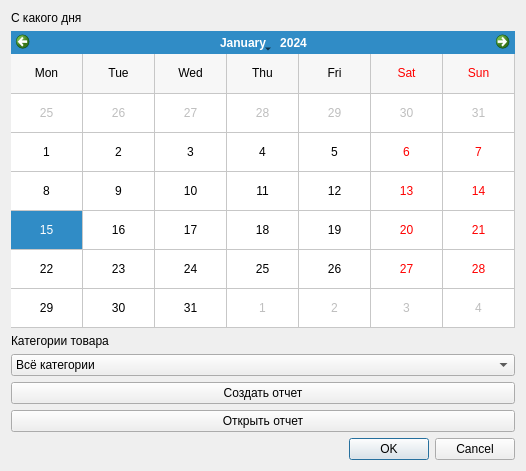
<?xml version="1.0" encoding="UTF-8"?>
<ui version="4.0">
 <class>Report</class>
 <widget class="QDialog" name="Report">
  <property name="geometry">
   <rect>
    <x>0</x>
    <y>0</y>
    <width>526</width>
    <height>471</height>
   </rect>
  </property>
  <property name="windowTitle">
   <string>Отчет продаж</string>
  </property>
  <property name="modal">
   <bool>true</bool>
  </property>
  <layout class="QGridLayout" name="gridLayout">
   <item row="4" column="0">
    <widget class="QPushButton" name="buttonCreateReport">
     <property name="text">
      <string>Создать отчет</string>
     </property>
    </widget>
   </item>
   <item row="0" column="0">
    <widget class="QLabel" name="label">
     <property name="text">
      <string>С какого дня</string>
     </property>
    </widget>
   </item>
   <item row="2" column="0">
    <widget class="QLabel" name="label_2">
     <property name="text">
      <string>Категории товара</string>
     </property>
    </widget>
   </item>
   <item row="3" column="0">
    <widget class="QComboBox" name="comboBox">
     <item>
      <property name="text">
       <string>Всё категории</string>
      </property>
     </item>
    </widget>
   </item>
   <item row="1" column="0">
    <widget class="QCalendarWidget" name="calendarWidget">
     <property name="gridVisible">
      <bool>true</bool>
     </property>
     <property name="selectionMode">
      <enum>QCalendarWidget::SingleSelection</enum>
     </property>
     <property name="horizontalHeaderFormat">
      <enum>QCalendarWidget::ShortDayNames</enum>
     </property>
     <property name="verticalHeaderFormat">
      <enum>QCalendarWidget::NoVerticalHeader</enum>
     </property>
     <property name="navigationBarVisible">
      <bool>true</bool>
     </property>
     <property name="dateEditEnabled">
      <bool>true</bool>
     </property>
    </widget>
   </item>
   <item row="6" column="0">
    <widget class="QDialogButtonBox" name="buttonBox">
     <property name="orientation">
      <enum>Qt::Horizontal</enum>
     </property>
     <property name="standardButtons">
      <set>QDialogButtonBox::Cancel|QDialogButtonBox::Ok</set>
     </property>
    </widget>
   </item>
   <item row="5" column="0">
    <widget class="QPushButton" name="buttonOpenReport">
     <property name="text">
      <string>Открыть отчет</string>
     </property>
    </widget>
   </item>
  </layout>
 </widget>
 <resources/>
 <connections>
  <connection>
   <sender>buttonBox</sender>
   <signal>accepted()</signal>
   <receiver>Report</receiver>
   <slot>accept()</slot>
   <hints>
    <hint type="sourcelabel">
     <x>248</x>
     <y>254</y>
    </hint>
    <hint type="destinationlabel">
     <x>157</x>
     <y>274</y>
    </hint>
   </hints>
  </connection>
  <connection>
   <sender>buttonBox</sender>
   <signal>rejected()</signal>
   <receiver>Report</receiver>
   <slot>reject()</slot>
   <hints>
    <hint type="sourcelabel">
     <x>316</x>
     <y>260</y>
    </hint>
    <hint type="destinationlabel">
     <x>286</x>
     <y>274</y>
    </hint>
   </hints>
  </connection>
 </connections>
</ui>
